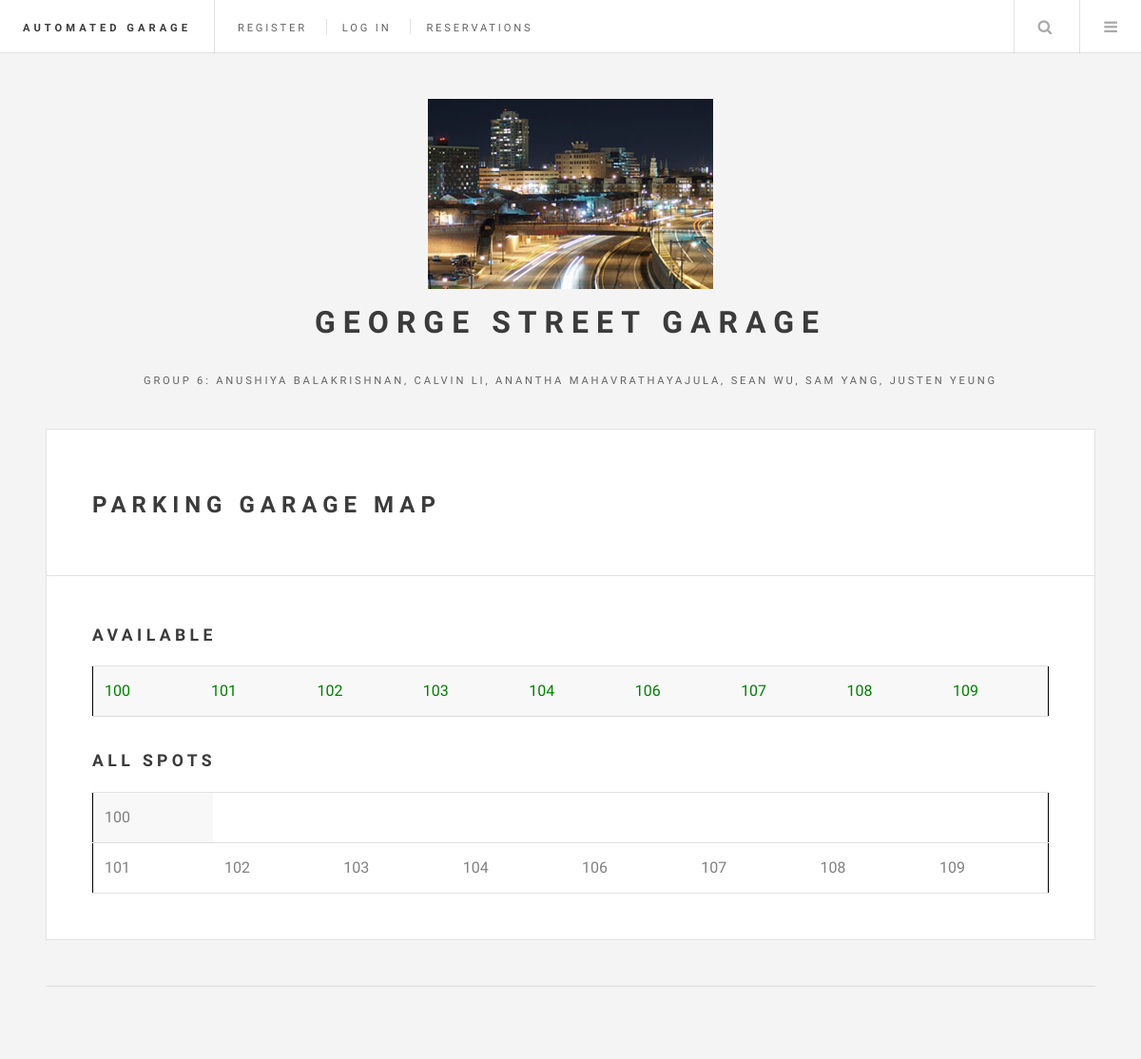
Before: / with the older database file.
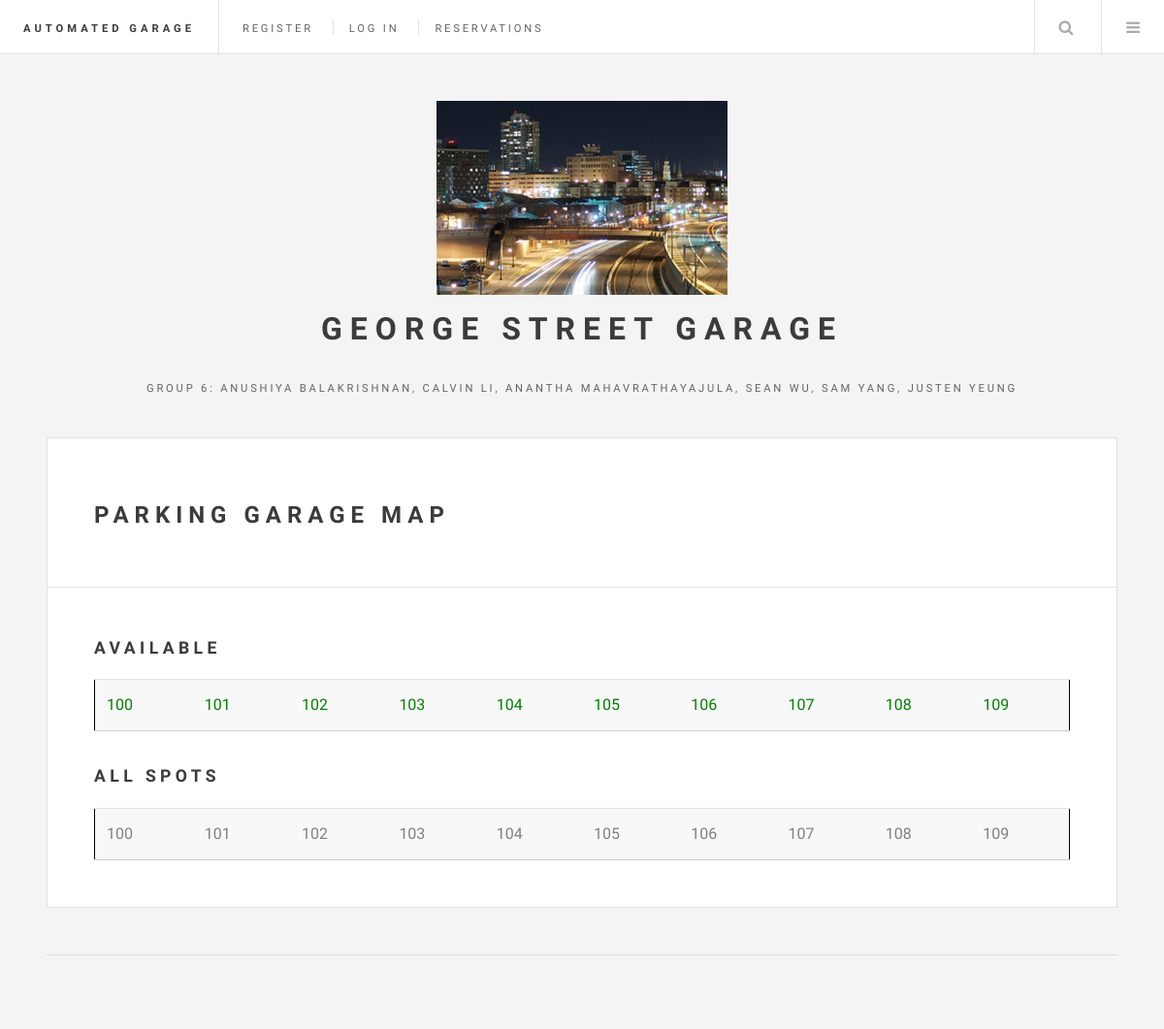
After: the same page with the newer database file.
### tables this page shows
CREATE TABLE `parkingspaces` (
  `SpotNumber` int(11) NOT NULL,
  `Status` enum('VACANT','OCCUPIED','RESERVED','') DEFAULT 'VACANT',
  `Username` char(20) DEFAULT NULL,
  `LicensePlate` text NOT NULL,
  `StartTime` datetime DEFAULT NULL,
  `Price` decimal(10,0) DEFAULT NULL
);

### index.php (the view, shortened to what this page needs)
<!DOCTYPE html>
<html>
<head>
<link rel="stylesheet" type="text/css" href="assets/css/main.css">
</head>
<body>
	<div id="wrapper">
		<header id="header">
			<h1><a href="index.php">Automated Garage</a></h1>
				<nav class="links">
					<ul>
						<li><a href="register.php">Register</a></li>
						<li><a href="login.php">Log in</a></li>
						<li><a href="reservation.php">Reservations</a></li>
					</ul>
				</nav>
				<nav class="main">
					<ul>
						<li class="search">
								<a class="fa-search" href="#search">Search</a>
						</li>
						<li class="menu">
							<a class="fa-bars" href="#menu">Menu</a>
						</li>
					</ul>
				</nav>
		</header>
		<div id="main">
			<article class="post">
				<header>
					<div class="title">
						<h2>Parking Garage Map</h2>
					</div>
				</header>
				<h2>Available</h2>
				<?php
				$output = "<table style='border: solid 1px black;'>";
				$servername = "localhost";
				$username = "root";
				$password = "";
				$dbname = "parkinggarage";
				$cols = 10;
				$cnt = 0;
				try
				{		$conn = new PDO("mysql:host=$servername;dbname=$dbname", $username, $password);
				    $conn->setAttribute(PDO::ATTR_ERRMODE, PDO::ERRMODE_EXCEPTION);
				    $stmt = $conn->prepare("SELECT SpotNumber FROM parkingspaces WHERE Status ='VACANT'");
						$stmt->execute();
						while($row = $stmt->fetch(PDO::FETCH_ASSOC))
						{
					        $output .= "<td height='40px'><span style='color:green'>{$row['SpotNumber']}</span></td>";
					        $cnt++;
					        if($cnt % $cols == 0)
					         { $output .= "</tr><tr>"; }
					  }
				  }
				catch(PDOException $e) {
				    echo "Error: " . $e->getMessage();
				}
				$output .= "</tr></table>";
			$output .= 	"<h2>All Spots</h2>";
				try
				{
						$output .= "<table style='border: solid 1px black;'>";
						$conn = new PDO("mysql:host=$servername;dbname=$dbname", $username, $password);
						$conn->setAttribute(PDO::ATTR_ERRMODE, PDO::ERRMODE_EXCEPTION);
						$stmt = $conn->prepare("SELECT SpotNumber FROM parkingspaces");
						$stmt->execute();
						while($row = $stmt->fetch(PDO::FETCH_ASSOC))
						{
									$output .= "<td height='40px'><span style='color:grey'>{$row['SpotNumber']}</span></td>";
									$cnt++;
									if($cnt % $cols == 0)
									 { $output .= "</tr><tr>"; }
						}
					}
				catch(PDOException $e) {
						echo "Error: " . $e->getMessage();
				}
				$output .= "</tr></table>";
				echo $output;
				?>
			</article>
		</div>
		<section id="sidebar">
			<section id="intro">
				<header>
					<a href="#" class="image"><img src="images/0104.jpg"></a>
					<h2>George Street Garage</h2>
					<p>Group 6: Anushiya Balakrishnan, Calvin Li, Anantha Mahavrathayajula, Sean Wu, Sam Yang, Justen Yeung <p>
			</section>
		</section>
	</div>
</body>
</html>

Changed rows visible on the page:
added parkingspaces: SpotNumber "105"
